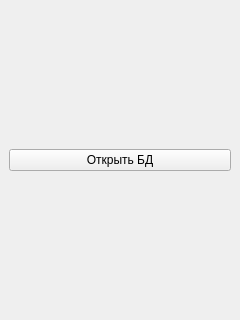
<?xml version="1.0" encoding="UTF-8"?>
<ui version="4.0">
 <class>MainWindow</class>
 <widget class="QMainWindow" name="MainWindow">
  <property name="geometry">
   <rect>
    <x>0</x>
    <y>0</y>
    <width>240</width>
    <height>320</height>
   </rect>
  </property>
  <property name="maximumSize">
   <size>
    <width>1920</width>
    <height>1080</height>
   </size>
  </property>
  <property name="windowTitle">
   <string>MainWindow</string>
  </property>
  <widget class="QWidget" name="centralwidget">
   <layout class="QGridLayout" name="gridLayout">
    <item row="0" column="0">
     <widget class="QPushButton" name="pb_openDB">
      <property name="text">
       <string>Открыть БД</string>
      </property>
     </widget>
    </item>
   </layout>
  </widget>
 </widget>
 <resources/>
 <connections/>
</ui>
